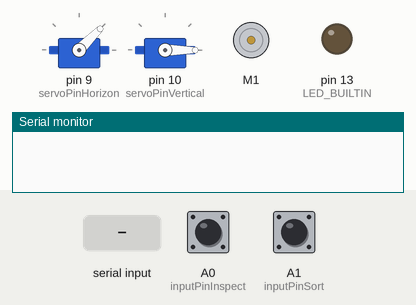
Simulated run of this sketch. Board: Arduino Uno, built with avr-gcc and run on an emulated ATmega328P. On the bench: 2 × servo, DC motor (green arrow = forward, orange = backward, longer = faster), output pins drawn as LEDs (lit = HIGH), the last lines printed to the serial monitor. The test bench sets the inputs (shaded band); at power-on: A0 (inputPinInspect) HIGH, A1 (inputPinSort) HIGH.

Above: at 1.2 s.
1.3 s: "TEST" received over Serial
At 2.8 s:
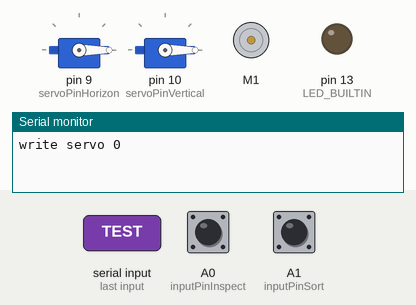
3.8 s: "OFF" received over Serial
At 6.1 s:
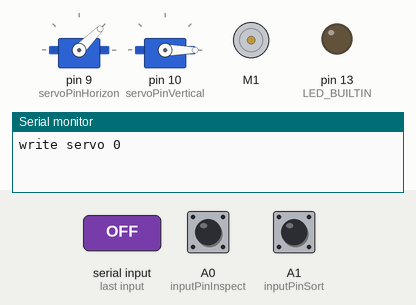
Timing chart, 0 to 7.6 s (numbered marks = the images above; inputs shaded):
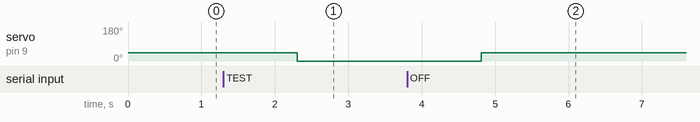

Measured:
- after the input at 1.3 s, servo on pin 9 (servoPinHorizon): 45° → 0° after 1.0 s
- after the input at 3.8 s, servo on pin 9 (servoPinHorizon): 0° → 45° after 1.0 s

The sketch:

actuator.ino
```cpp
#include <Servo.h>
#include <AFMotor.h>
#include <ArduinoSTL.h> //install arduinoSTL

#define DEBUG

// Declare the Servo pin
int servoPinHorizon = 9;
int servoPinVertical = 10;
// Create a servo object
Servo servoHorizon ;
Servo servoVertical;

AF_DCMotor motor(1);

int dcMotorPWMVal = 360;

int inputPinInspect = A0;
int inputPinSort = A1;
int inputPinInspectState = HIGH;
int inputPinInspectStatePre = HIGH;
int inputPinSortState = HIGH;
int inputPinSortStatePre = HIGH;
int productType = 0;
int systemState = 0;
bool doSort = false;

std::vector<int> vProductType;

enum STATE {
  STATE_STOP = 0,
  STATE_RUN,
  STATE_PAUSE,
  STATE_DETECTED,
  STATE_TEST
};

void setup() {
  // put your setup code here, to run once:
  Serial.begin(9600);
  pinMode(LED_BUILTIN, OUTPUT);
  pinMode(inputPinInspect, INPUT);
  pinMode(inputPinSort, INPUT);

  servoHorizon.attach(servoPinHorizon);
  servoVertical.attach(servoPinVertical);
  servoHorizon.write(45);
  servoVertical.write(0);

}

void loop() {
  if (Serial.available()) {
    String data = Serial.readString();
    if(data.indexOf("OFF")!=-1){
      systemState = STATE_STOP;
      vProductType.clear();
      servoHorizon.write(45);
    }else if(data.indexOf("RUN")!=-1){
      systemState = STATE_RUN;
      dcMotorPWMVal = getValue(data, ':', 1).toInt();
      motor.setSpeed(dcMotorPWMVal);
    }else if(data.indexOf("TEST")!=-1){
      systemState = STATE_TEST;
      int testServo = getValue(data, ':', 1).toInt();
      Serial.print("write servo ");
      Serial.println(testServo);
      servoHorizon.write(testServo);
    }else if(data.indexOf("Detected")!=-1){
      productType = getValue(data, ':', 1).toInt();
      vProductType.push_back(productType);
      systemState = STATE_DETECTED;
    }
  }

  inputPinInspectState = digitalRead(inputPinInspect);
  if(systemState==STATE_RUN){
    if(inputPinInspectState==LOW&&inputPinInspectStatePre==HIGH){
      systemState=STATE_PAUSE;
    }else{
      motor.run(FORWARD);
    }
  }else if(systemState==STATE_PAUSE){
      motor.run(RELEASE);
      Serial.println("STATE_PAUSE");
      systemState = STATE_STOP;
  }else if(systemState==STATE_STOP){
      motor.run(RELEASE);
  }else if(systemState==STATE_TEST){

  }else if(systemState==STATE_DETECTED){
      Serial.println("STATE_DETECTED");
      systemState = STATE_STOP;
  }
  inputPinInspectStatePre = inputPinInspectState;

  controlServos();

  delay(10);
}

void controlServos(){

  inputPinSortState = digitalRead(inputPinSort);
  if(inputPinSortStatePre==HIGH&&inputPinSortState==LOW){
    doSort = true;
  }
  inputPinSortStatePre = inputPinSortState;

  if(doSort){
    // Serial.print("do sort ");
    doSort = false;
    if(vProductType.size()>0){
      productType = vProductType[0];
      vProductType.erase(vProductType.begin());
      Serial.println(productType);
    }
    switch (productType)
    {
      case 0:
        servoHorizon.write(45);
        break;
      case 1:
        servoHorizon.write(0);
        break;
      case 2:
        servoHorizon.write(90);
        break;
      default:
        break;
    }
  }
}

String getValue(String data, char separator, int index)
{
    int found = 0;
    int strIndex[] = { 0, -1 };
    int maxIndex = data.length() - 1;

    for (int i = 0; i <= maxIndex && found <= index; i++) {
        if (data.charAt(i) == separator || i == maxIndex) {
            found++;
            strIndex[0] = strIndex[1] + 1;
            strIndex[1] = (i == maxIndex) ? i+1 : i;
        }
    }
    return found > index ? data.substring(strIndex[0], strIndex[1]) : "";
}
```
